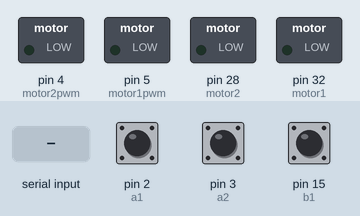
Simulated run of this sketch. Board: Arduino Mega 2560, built with avr-gcc and run on an emulated ATmega2560. On the bench: switched loads named in the sketch (green lamp = pin HIGH). Inputs (shaded band) come from the test bench; at power-on: pin 2 (a1) HIGH, pin 3 (a2) HIGH, pin 15 (b1) HIGH. What the sketch prints to the serial monitor is not drawn.

Above: at 0.9 s.
1.0 s: "counter1: \n" received over Serial
At 2.2 s:
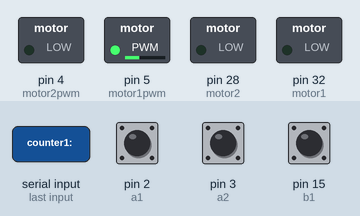
2.5 s: pin 2 (a1) pulled LOW for 0.15 s
Timing chart, 0 to 5.5 s (numbered marks = the images above; inputs shaded):
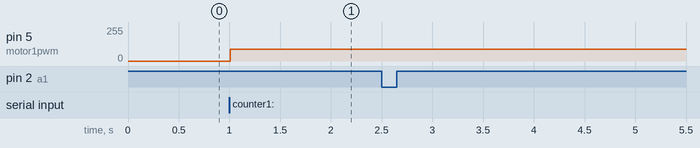

Measured:
- after the input at 1.0 s, pin 5 (motor1pwm): 0/255 → 90/255 at once
- after the input at 2.5 s, every drawn part: stays the same

The sketch:

MoveTest4.ino
```cpp
#include <PinChangeInt.h>

#define motor1  32
#define motor1pwm  5
#define motor2  28
#define motor2pwm  4

int A_1 = 0, A_2 = 1;

#define a1 2
#define b1 15
#define a2 3
#define b2 14

double a = 26.0, b = 23.4, c = 0;
double d, y;

bool state1 = true, state2 = true;
float pwmx1=90, pwmx2=40, pwmx4=200;
float theta1c=0, theta2c=0, zeroError1 = 72.4462, zeroError2 = 49.55, minAngle1 = 19.5,minAngle2 = 31.2+5;  //72.815  49.55
int x;

volatile int temp1, counter1 = 0;
volatile int temp2 , counter2 = 0;

void setup() {
  Serial.begin(9600);
  //Pins for encodersu
  pinMode(a1, INPUT_PULLUP);
  pinMode(b1, INPUT_PULLUP);
  attachInterrupt(A_1, ai4_4, CHANGE);
  pinMode(a2, INPUT_PULLUP);
  pinMode(b2, INPUT_PULLUP);

  attachInterrupt(A_2, ai5_4, CHANGE);
  state1 = digitalRead(a1);
  state2 = digitalRead(a2);
  //Pins for Motors
  pinMode(motor1, OUTPUT);
  pinMode(motor1pwm, OUTPUT);
  pinMode(motor2, OUTPUT);
  pinMode(motor2pwm, OUTPUT);

  d = 0;
  y = -39;
  c = sqrt(d*d + y*y);
  double theta = atan(abs(y/d))*90/acos(0);
  zeroError1 = theta - cosine1();
  if(d>0){
    zeroError1 = 180 - theta - cosine1();
  }
  zeroError2 = 180 - cosine2();

  while(!Serial.available())
  {

  }
  x = Serial.parseInt();

}


void loop() {
    if (x) {
      if (x < 3)
      {
        digitalWrite(motor1, x - 1 );
        if(x==1)
        analogWrite(motor1pwm , pwmx1);
        else
        analogWrite(motor1pwm , pwmx2);

      }
      if(x == 3 || (-theta1c+minAngle1)>zeroError1){     //69.71
        analogWrite(motor1pwm , 0);
        x=3;
        }
      if(x>3 && x<6){
        digitalWrite(motor2, x - 4 );
        analogWrite(motor2pwm , pwmx4);
        }
      if(x == 6 || (-theta2c+minAngle2)>zeroError2){       //50.75
        analogWrite(motor2pwm , 0);
        x=6;
        }
    }


  //Convert Encoder Output into angle
      if ( counter1 != temp1 ) {
        temp1 = counter1;
        if (counter1 > 1200) {
          counter1 = 0;
         }
        theta1c = (counter1 * 0.3);
        Serial.println ("theta1");
        Serial.println (theta1c);
     }
      if ( counter2 != temp2 ) {
        temp2 = counter2;
        if (counter2 > 1200) {
          counter2 = 0;
        }
        theta2c = -(counter2 * 0.3);
        Serial.println ("theta2");
        Serial.println (theta2c);
      }
}

// Encoder1
void ai4_4() {
  if (digitalRead(b1) == !digitalRead(a1)) {
    counter1++;
  } else {
    counter1--;
  }
//  state1 = !state1;
//  Serial.print("counter1: ");
//  Serial.println(counter1);
}

////  Encoder2
void ai5_4() {
  if (digitalRead(b2) == !digitalRead(a2)) {
    counter2++;
  } else {
    counter2--;
  }
//  state2 = !state2;
//  Serial.print("counter2: ");
//  Serial.println(counter2);
}

double cosine1(){
  return (acos((a*a + c*c - b*b)/(2*a*c)))*90/acos(0);
}

double cosine2(){
  return (acos((a*a + b*b - c*c)/(2*a*b)))*90/acos(0);
}
```
